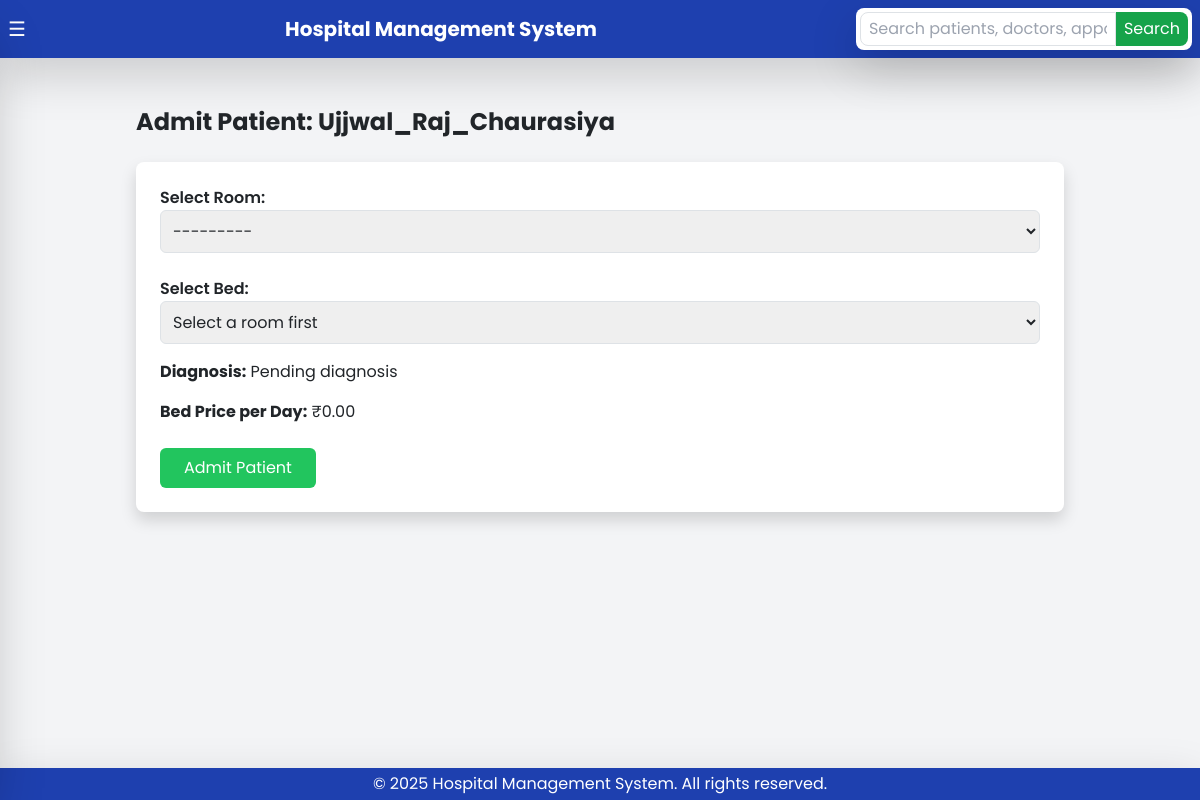
Screenshot of /opd/admit/19/ (signed in) with the database file from the repository.
### hms/models.py (models this page shows, shortened)
class OPD(models.Model):
    patient = models.ForeignKey(Patient, on_delete=models.CASCADE, related_name="opd_visits")
    doctor = models.ForeignKey(Doctor, on_delete=models.CASCADE, related_name="opd_visits")
    visit_date = models.DateTimeField(auto_now_add=True)
    created_at = models.DateTimeField(default=now)
    diagnosis = models.TextField()
    symptoms = models.TextField(blank=True, null=True)  # Symptoms described by the patient
    prescription = models.TextField(blank=True, null=True)  # Prescribed medication or treatment
    follow_up_date = models.DateField(blank=True, null=True)  # Date for the next follow-up visit
    VISIT_TYPE_CHOICES = [
        ('new', 'New Visit'),
        ('follow_up', 'Follow-up Visit'),
        ('emergency', 'Emergency Visit'),
    ]
    visit_type = models.CharField(max_length=20, choices=VISIT_TYPE_CHOICES, default='new')  # Type of visit
    PAYMENT_STATUS_CHOICES = [
        ('paid', 'Paid'),
        ('pending', 'Pending'),
    ]
    payment_status = models.CharField(max_length=20, choices=PAYMENT_STATUS_CHOICES, default='pending')  # Payment status
    payment_amount = models.DecimalField(max_digits=10, decimal_places=2, default=0.00)  # Amount paid for the visit

class Patient(models.Model):
    BLOOD_GROUP_CHOICES = [
        ('A+', 'A+'), ('A-', 'A-'), ('B+', 'B+'), ('B-', 'B-'),
        ('O+', 'O+'), ('O-', 'O-'), ('AB+', 'AB+'), ('AB-', 'AB-')
    ]
    RELATIONSHIP_CHOICES = [
        ('father', 'Father'),
        ('mother', 'Mother'),
        ('son', 'Son'),
        ('daughter', 'Daughter'),
        ('spouse', 'Spouse'),
        ('friend', 'Friend'),
        ('other', 'Other'),
    ]
    patient_code = models.CharField(max_length=15, unique=True, editable=False, blank=True, null=True)
    created_at = models.DateTimeField(default=now)
    user = models.OneToOneField(CustomUser, on_delete=models.CASCADE, related_name="patient")
    date_of_birth = models.DateField(blank=True, null=True)
    age = models.PositiveIntegerField(blank=True, null=True)  # Age field
    contact_number = models.CharField(max_length=15, blank=True, null=True)
    address = models.TextField(blank=True, null=True)
    gender = models.CharField(max_length=10, choices=CustomUser.GENDER_CHOICES, blank=True, null=True)
    aadhar_number = models.CharField(max_length=12, unique=True, validators=[MinLengthValidator(12)], blank=True, null=True)
    blood_group = models.CharField(max_length=3, blank=True, null=True, choices=BLOOD_GROUP_CHOICES)
    email = models.EmailField(unique=True, blank=True, null=True)
    allergies = models.TextField(blank=True, null=True)  # Known allergies
    medical_history = models.TextField(blank=True, null=True)  # Past medical history
    current_medications = models.TextField(blank=True, null=True)  # Current medications
    emergency_contact_name = models.CharField(max_length=255, blank=True, null=True)
    emergency_contact_number = models.CharField(max_length=15, blank=True, null=True)
    emergency_contact_relationship = models.CharField(max_length=50, blank=True, null=True, choices=RELATIONSHIP_CHOICES)
    accompanying_person_name = models.CharField(max_length=255, blank=True, null=True)
    accompanying_person_contact = models.CharField(max_length=15, blank=True, null=True)
    accompanying_person_relationship = models.CharField(max_length=50, blank=True, null=True, choices=RELATIONSHIP_CHOICES)
    accompanying_person_address = models.TextField(blank=True, null=True)
    profile_picture = models.ImageField(upload_to='patient_profiles/', blank=True, null=True)

class CustomUser(AbstractUser):
    GENDER_CHOICES = (
        ('male', 'Male'),
        ('female', 'Female'),
        ('other', 'Other'),
    )
    full_name = models.CharField(max_length=255, blank=True, null=True)
    contact_number = models.CharField(max_length=15, blank=True, null=True)
    address = models.TextField(blank=True, null=True)
    gender = models.CharField(max_length=10, choices=GENDER_CHOICES, blank=True, null=True)
    groups = models.ManyToManyField(Group, related_name="customuser_groups", blank=True)
    user_permissions = models.ManyToManyField(Permission, related_name="customuser_permissions", blank=True)

### hms/views.py (the view, shortened to what this page needs)
# urls.py: path('opd/admit/<int:opd_id>/', admit_patient, name='admit_patient'),
@login_required
def admit_patient(request, opd_id):
    opd = get_object_or_404(OPD, id=opd_id)
    available_rooms = Room.objects.filter(available_beds__gt=0)  # Only rooms with available beds
    return render(request, "hms/admit_patient.html", {"opd": opd, "rooms": available_rooms})

### hms/templates/hms/admit_patient.html (shortened to what this page needs)
{% extends 'hms/base.html' %}
{% block content %}
<div class="container mx-auto p-6">
    <h2 class="text-2xl font-bold mb-4">Admit Patient: {{ opd.patient.user.full_name }}</h2>
    <form method="POST" class="bg-white p-4 rounded-lg shadow">
        <label for="room" class="block font-semibold">Select Room:</label>
        <select id="id_room" name="room" required class="border p-2 rounded w-full">
            <option value="">---------</option>
        </select>
        <label for="bed" class="block font-semibold mt-4">Select Bed:</label>
        <select id="id_bed" name="bed" required class="border p-2 rounded w-full">
            <option value="">Select a room first</option>
        </select>
        <p class="mt-3"><strong>Diagnosis:</strong> {{ opd.diagnosis }}</p>
        <p class="mt-3"><strong>Bed Price per Day:</strong> ₹<span id="bed_price">0.00</span></p>
        <button type="submit" class="mt-4 bg-green-500 text-white px-4 py-2 rounded hover:bg-green-700">
            Admit Patient
        </button>
    </form>
</div>
{% endblock %}

### hms/templates/hms/base.html (style rules this page uses)
body { font-family: 'Poppins', sans-serif; }

### rows the page displays
OPD: patient.user.full_name "Ujjwal_Raj_Chaurasiya", diagnosis "Pending diagnosis"
